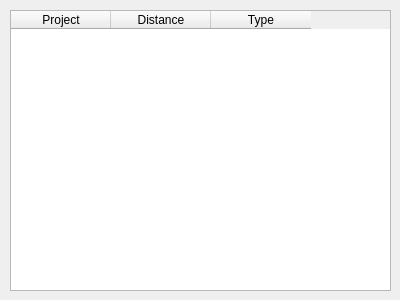
<?xml version="1.0" encoding="UTF-8"?>
<ui version="4.0">
 <class>Digimpactsss</class>
 <widget class="QDialog" name="Digimpactsss">
  <property name="geometry">
   <rect>
    <x>0</x>
    <y>0</y>
    <width>400</width>
    <height>300</height>
   </rect>
  </property>
  <property name="windowTitle">
   <string>Dialog</string>
  </property>
  <widget class="QTableWidget" name="tableWidget">
   <property name="geometry">
    <rect>
     <x>10</x>
     <y>10</y>
     <width>381</width>
     <height>281</height>
    </rect>
   </property>
   <property name="alternatingRowColors">
    <bool>true</bool>
   </property>
   <column>
    <property name="text">
     <string>Project</string>
    </property>
   </column>
   <column>
    <property name="text">
     <string>Distance</string>
    </property>
   </column>
   <column>
    <property name="text">
     <string>Type</string>
    </property>
   </column>
  </widget>
 </widget>
 <resources/>
 <connections/>
</ui>
